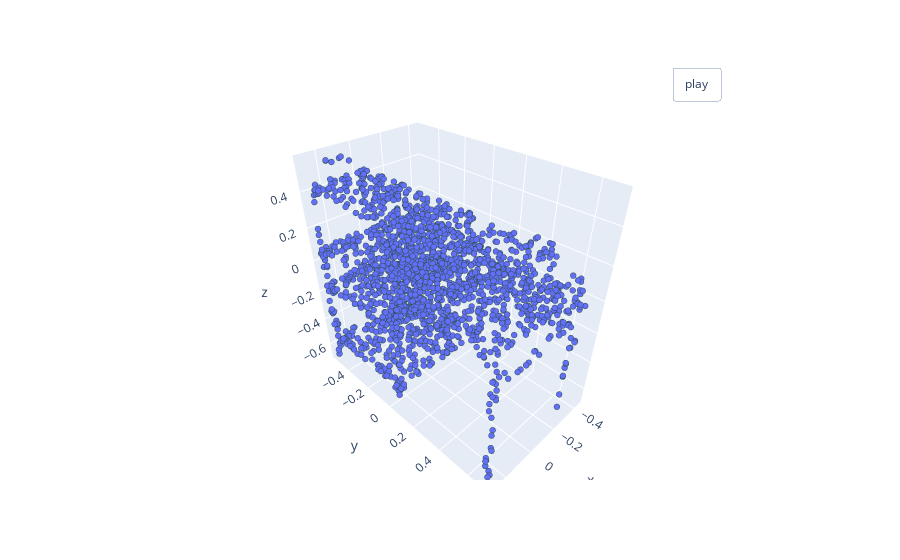

Write notebook code for a chart like this one.
### Code cell
class Normalize(object):
    def __call__(self, pointcloud):
        assert len(pointcloud.shape) == 2
        
        norm_pointcloud = pointcloud - np.mean(pointcloud, axis=0)
        norm_pointcloud /= np.max(np.linalg.norm(norm_pointcloud, axis=1))
        
        return norm_pointcloud

norm_pointcloud = Normalize()(pointcloud)
pcshow(*norm_pointcloud.T)

### Figure 1 — Plotly figure (JSON) as saved in the notebook; plotly's stock layout.template omitted (floating-point values rounded to 4 significant figures; data arrays with more than 128 entries replaced by an {"elided": "..."} marker saying what was removed)
{"data": [{"marker": {"line": {"color": "DarkSlateGrey", "width": 2}, "size": 2}, "mode": "markers", "type": "scatter3d", "x": {"elided": "2000 float values"}, "y": {"elided": "2000 float values"}, "z": {"elided": "2000 float values"}}], "layout": {"updatemenus": [{"buttons": [{"args": [null, {"frame": {"duration": 50, "redraw": true}, "fromcurrent": true, "mode": "immediate", "transition": {"duration": 0}}], "label": "play", "method": "animate"}], "pad": {"r": 10, "t": 45}, "showactive": false, "type": "buttons", "x": 0.8, "xanchor": "left", "y": 1, "yanchor": "bottom"}]}}
